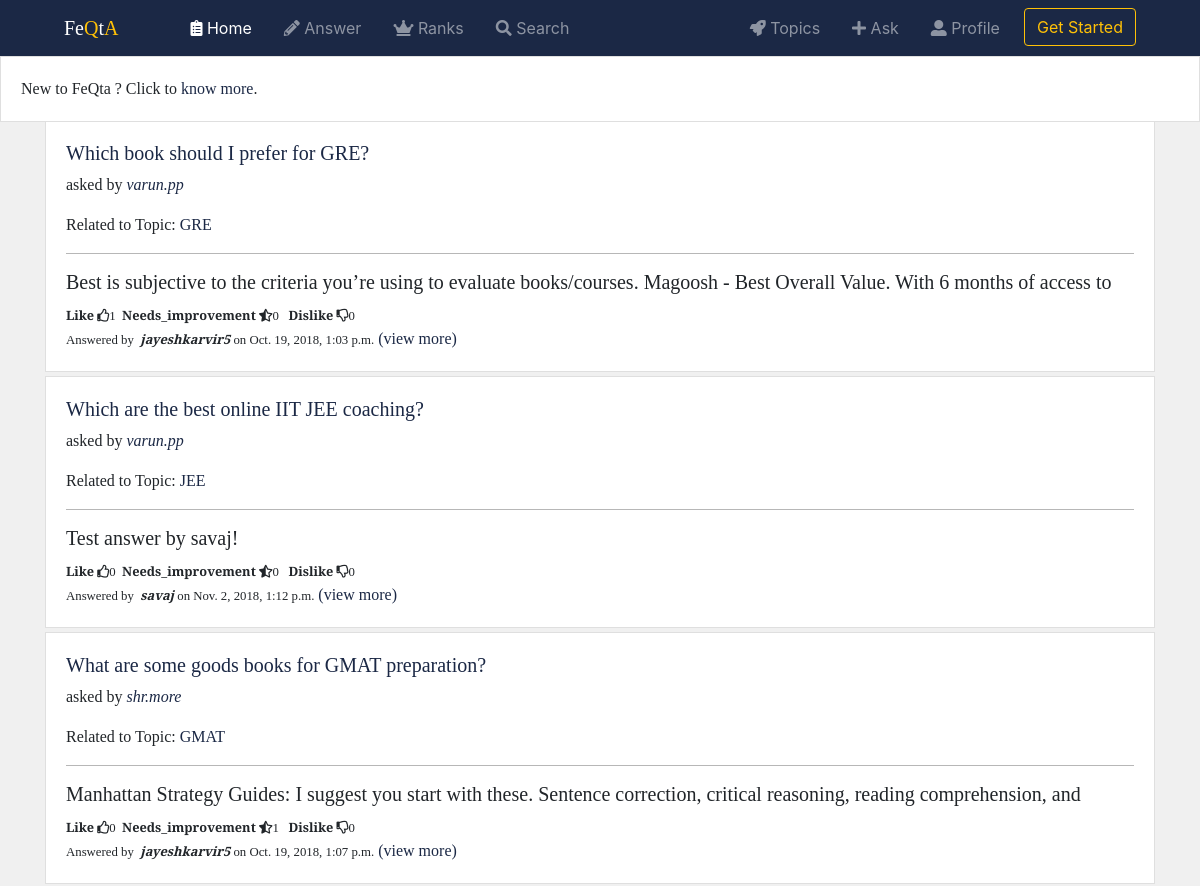
/FeQta/home/ (upper part), run on an earlier commit of the app's database.
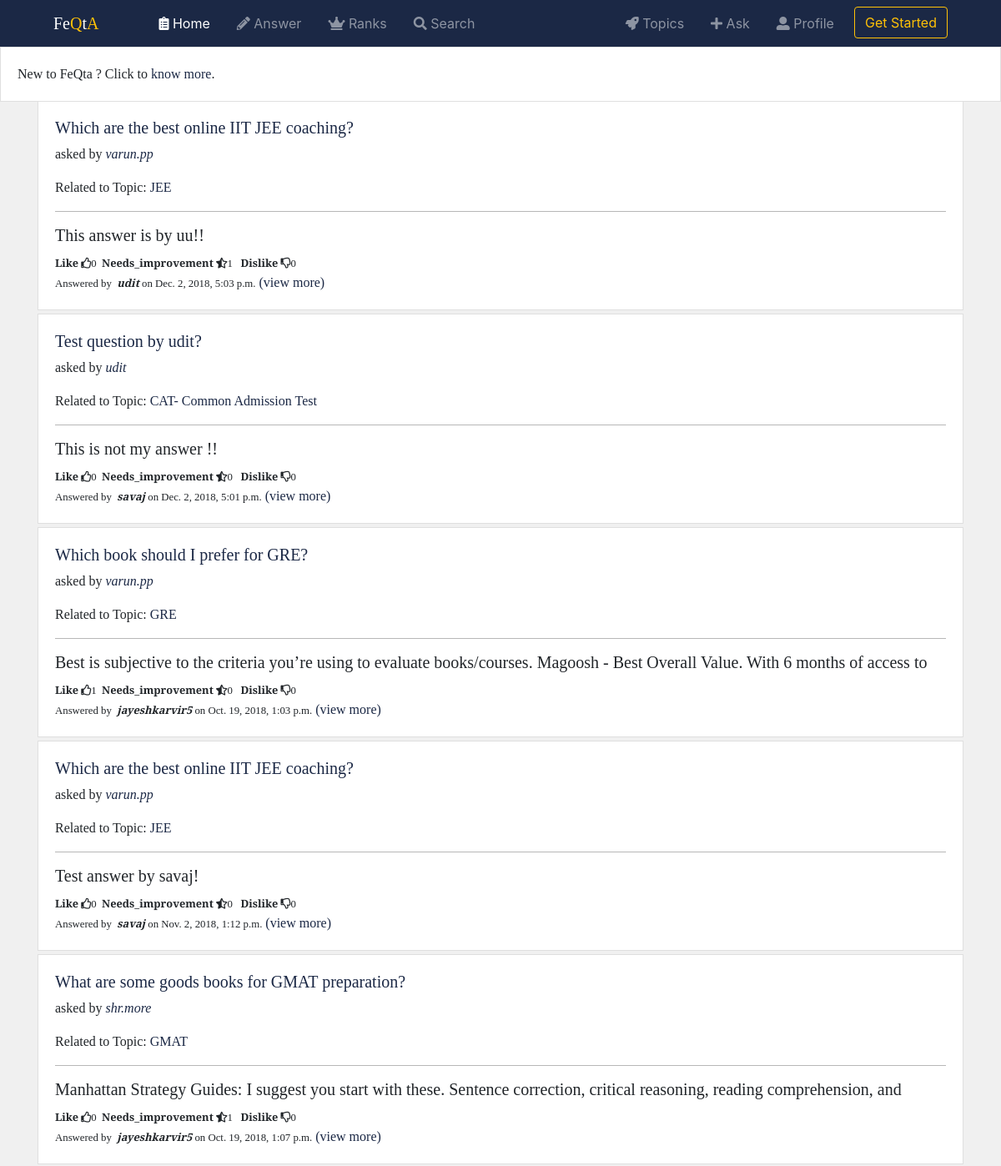
And on a later commit of the database.
### FeQta/models.py (models this page shows, shortened)
class Answer(models.Model):
    owner = models.ForeignKey(User, on_delete=models.CASCADE)
    question = models.ForeignKey(Question, on_delete=models.CASCADE)
    answer = models.TextField(max_length=20000)
    likes = models.ManyToManyField(User, related_name='answers_liked', blank=True)
    needs_improvement = models.ManyToManyField(User, related_name='answers_needimp', blank=True)
    dislikes = models.ManyToManyField(User, related_name='answers_disliked', blank=True)
    timestamp = models.DateTimeField(auto_now_add=True)
    updated = models.DateTimeField(auto_now=True)
    slug = models.SlugField(null=True, blank=True)
    objects = AnswerManager()
    class Meta:
        ordering = ['-updated', '-timestamp']
    def get_absolute_url(self):
        return reverse('FeQta:answer_detail', kwargs={'slug': self.slug})

class Question(models.Model):
    owner = models.ForeignKey(User, on_delete=models.CASCADE)
    topic = models.ForeignKey(Topic, on_delete=models.CASCADE)
    question = models.TextField()
    desc = models.TextField(null=True, blank=True)
    slug = models.SlugField(null=True, blank=True)
    followers = models.ManyToManyField(User, related_name='question_followed_by', blank=True)
    objects = QuestionManager()
    timestamp = models.DateTimeField(auto_now_add=True)
    updated = models.DateTimeField(auto_now=True)
    class Meta:
        ordering = ['-updated', '-timestamp']
    def get_absolute_url(self):
        return reverse('FeQta:question_detail', kwargs={'slug': self.slug})

class Topic(models.Model):
    name = models.CharField(max_length=100)
    desc = models.CharField(max_length=300, blank=True)
    followers = models.ManyToManyField(User, related_name='topics_followed', blank=True)
    topic_logo = models.FileField()
    slug = models.SlugField(null=True, blank=True)
    objects = TopicManager()
    def get_absolute_url(self):
        return reverse('FeQta:topic_detail', kwargs={'slug': self.slug})

### FeQta/views.py (the view, shortened to what this page needs)
# urls.py: path('home/', views.HomeView.as_view(), name="home"),
class HomeView(View):
    def get(self, request, *args, **kwargs):
        if not request.user.is_authenticated:
            qs = Answer.objects.all()
            return render(request, 'FeQta/home.html', {'qs': qs})

### FeQta/models.py (called while the page is built)
    def get_absolute_url(self):
        return reverse('FeQta:profile_detail', kwargs={'username': self.user.username})

    def get_queryset(self):
        return AnswerQuerySet(self.model, using=self._db)

### FeQta/templates/FeQta/home.html (shortened to what this page needs)
{% extends "base.html" %}
{% block body %}
    {% for ans in qs%}
        <div class="card mb-1">
            <div class="card-body">
                <h5><a href="{{ans.question.get_absolute_url}}">{{ ans.question.question }}</a></h5>
                <p class="card-text">asked by <i><a href="{{ans.question.owner.profile.get_absolute_url}}">{{ ans.question.owner.username }}
                </a></i></p>
                <p class="card-text">Related to Topic: <a href="{{ans.question.topic.get_absolute_url}}">{{ans.question.topic.name}}</a> </p>
                <hr style="background-color: #ccc">
                {% include 'FeQta/snippets/answer_card.html'%}
            </div>
        </div>
    {% endfor %}
{% endblock %}

### FeQta/templates/FeQta/snippets/answer_card.html
<h5 class="card-text" style="height:25px;overflow: hidden">{{ ans.answer }}</h5>
<small><b>Like</b>&nbsp;<i class="far fa-thumbs-up"></i>{{ ans.likes.count }}&nbsp;&nbsp;<b>Needs_improvement</b>&nbsp;<i class="fas fa-star-half-alt"></i>{{ans.needs_improvement.count}}&nbsp;&nbsp;
    <b>Dislike</b>&nbsp;<i class="far fa-thumbs-down"></i>{{ans.dislikes.count}}</small><br/>
<small>Answered by &nbsp;<i><b>{{ans.owner}}</b></i>&nbsp;on
{{ans.timestamp}}</small>
<a href="{{ans.get_absolute_url}}">(view more)</a>

What changed in the data, as far as the page shows it:
added Answer: question.question "Which are the best online IIT JEE coaching?", question.owner.username "varun.pp", question.topic.name "JEE", answer "This answer is by uu!!", likes.count "0", needs_improvement.count "1", dislikes.count "0", owner "udit", timestamp "Dec. 2, 2018, 5:03 p.m."
added Answer: question.question "Test question by udit?", question.owner.username "udit", question.topic.name "CAT- Common Admission Test", answer "This is not my answer !!", likes.count "0", needs_improvement.count "0", dislikes.count "0", owner "savaj", timestamp "Dec. 2, 2018, 5:01 p.m."
